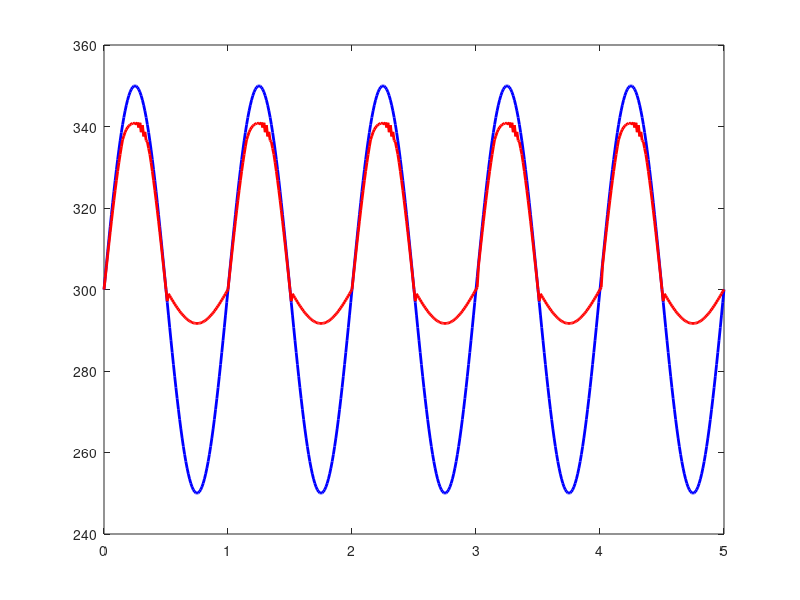

Source code (MATLAB): (Note: this script raises an error after producing the figure.)
%% Temperature Clipping Circuit with a Thermal Zener Diode
%  Using Previous Step's Temperature Difference 
%  with Smoothing between Reverse Blocking and Breakdown

% Simulation parameters
T0 = 300; % Base temperature (K)
T_breakdown = 40; % Reverse temperature difference for breakdown (K)
R_source = 1; % Source thermal resistance (K/W)
R_forward = 0.2; % Thermal resistance in forward bias (K/W)
R_reverse = 10; % Thermal resistance in reverse bias before breakdown (K/W)
R_breakdown = 0.4; % Thermal resistance in reverse bias after breakdown (K/W)
dt = 0.01; % Time step (s)
total_time = 5; % Total simulation time (s)

% Parameters for input sinusoidal temperature wave
TR_amplitude = 50; % Amplitude of sinusoidal temperature wave (K)
TR_frequency = 1; % Frequency of sinusoidal temperature wave (Hz)

% Time and input temperature wave
time = 0:dt:total_time;
TR = T0 + TR_amplitude * sin(2 * pi * TR_frequency * time); % Input sinusoidal temperature wave

% Initialize output temperature and previous temperature difference
T_out = zeros(size(time)); % Output temperature
delta_T_diode_prev = 0; % Initial temperature difference across the diode (at time step 0)

% Define smoothing buffer range for R between reverse blocking and breakdown
buffer_range = 5; % Buffer range for smooth transition (K)

% Simulation loop
for i = 1:length(time)
    % Step 1: Calculate the temperature difference of the source at this time
    delta_T_source = TR(i) - T0;
    
    % Step 2: Determine diode's state based on previous temperature difference
    if delta_T_diode_prev < 0
        % Forward
        R_diode = R_forward;
    elseif delta_T_diode_prev >= T_breakdown + buffer_range
        % Reverse breakdown
        R_diode = R_breakdown;
    elseif delta_T_diode_prev <= T_breakdown - buffer_range
        % Reverse blocking
        R_diode = R_reverse;
    else
        % Linear transition between reverse blocking and breakdown
        R_diode = R_reverse + (R_breakdown - R_reverse) * ((delta_T_diode_prev - (T_breakdown - buffer_range)) / (2 * buffer_range));
    end

    % Step 3: Calculate temperature difference across the diode with current resistance
    delta_T_diode = delta_T_source * R_diode / (R_source + R_diode);

    % Step 4: Calculate output temperature
    T_out(i) = T0 + delta_T_diode;

    % Step 5: Store the current temperature difference for the next time step
    delta_T_diode_prev = delta_T_diode;
end

% Plot results
figure;
plot(time, TR, 'b-', 'LineWidth', 2); % Input temperature wave
hold on;
plot(time, T_out, 'r-', 'LineWidth', 2); % Output temperature
yline(T0 + T_breakdown + buffer_range, 'k--', 'LineWidth', 1.5); % Upper bound of transition
yline(T0 + T_breakdown - buffer_range, 'k--', 'LineWidth', 1.5); % Lower bound of transition
hold off;
grid on;
xlabel('Time (s)');
ylabel('Temperature (K)');
legend('Input Temperature Wave', 'Output Temperature', 'Transition Boundaries');
title('Temperature Clipping Circuit with a Thermal Zener Diode');
